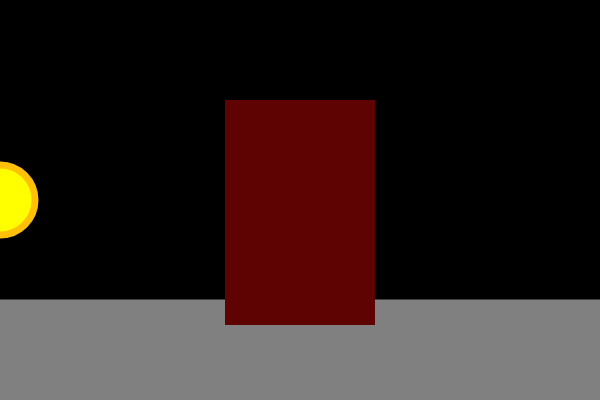
Frame 1 (no input)
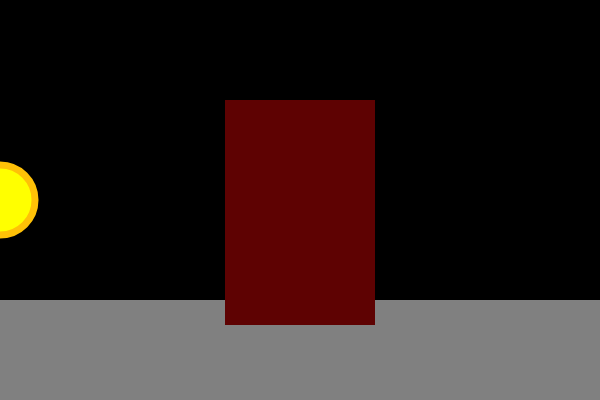
Frame 60 (no input)
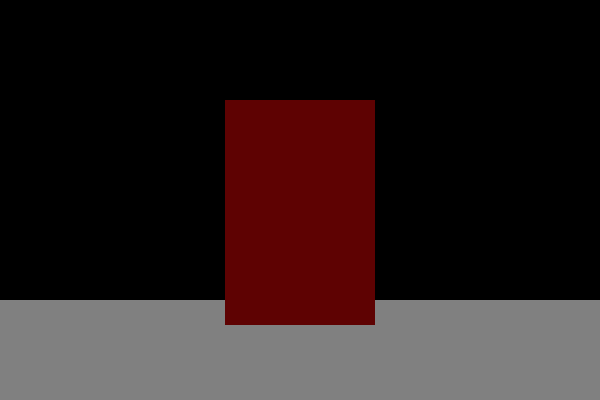
Frame 120 (the mouse pressed at the canvas centre since frame 60)

The p5.js sketch that drew these frames (run headless with seeded random() and noise() and a simulated clock; from frame 60 on, the mouse is pressed at the canvas centre):

// p5.js sketch
// ── sketch.js
let bulbX = 0

let rowOne = 94

let rowTwo = 94
let rowTwo1 = 94
let rowTwo2 = 94

let rowThree = 94
let rowThree1 = 94
let rowThree2 = 94

let rowFour = 94
let rowFour1 = 94
let rowFour2 = 94

let rowFive = 94
let rowFive1 = 94
let rowFive2 = 94

let rowSix = 94
let rowSix1 = 94
let rowSix2 = 94

let rowSeven = 94
let rowSeven1 = 94
let rowSeven2 = 94

let rowEight = 94
let rowEight1 = 94
let rowEight2 = 94

let rowNine = 94
let rowNine1 = 94
let rowNine2 = 94

let rowTen = 94


function setup() {
  createCanvas(600, 400);
}

function draw() {
  background(0);
  
  
  //floor
  fill("grey");
  stroke("grey");
  rect(0, 300, 600, 100);
  
  //lightbulb
  fill("yellow");
  stroke("#FFC107")
  strokeWeight(7)
  circle(bulbX, 200, 70);
  
//moving lightbulb
bulbX = mouseX;
  
  //template
  //fill("red");
  //stroke("red");
  //strokeWeight(0);
  //rect(225, 100, 150, 225)
  
  //subject
  
  //row 1
  fill(rowOne, 2, 2);
  stroke(rowOne, 2, 2)
  strokeWeight(0);
  rect(225, 100, 15, 15);
  rect(225, 115, 15, 195);
  rect(225, 100 + 210, 15, 15);
  
  //row 2
  fill(rowTwo, 2, 2);
  stroke(rowTwo, 2, 2)
   rect(240, 115, 15, 195);
  rect(240, 310, 15, 15);
  
    fill(rowTwo1, 2, 2);
  stroke(rowTwo1, 2, 2)
  rect(240, 100, 15, 15);
  
  //row 3
  fill(rowThree, 2, 2);
  stroke(rowThree, 2, 2)
    rect(255, 115, 15, 195);
   rect(255, 310, 15, 15);
  
    fill(rowThree1, 2, 2);
  stroke(rowThree1, 2, 2)
  rect(255, 100, 15, 15);
  
  //row 4
  fill(rowFour, 2, 2);
  stroke(rowFour, 2, 2)
    rect(270, 115, 15, 195);
    rect(270, 310, 15, 15);
  
    fill(rowFour1, 2, 2);
  stroke(rowFour1, 2, 2)
  rect(270, 100, 15, 15);
  
  //row 5
  fill(rowFive, 2, 2);
  stroke(rowFive, 2, 2)
   rect(285, 115, 15, 195);
    rect(285, 310, 15, 15);
  
    fill(rowFive1, 2, 2);
  stroke(rowFive1, 2, 2)
  rect(285, 100, 15, 15);
  
  //row 6
  fill(rowSix1, 2, 2);
  stroke(rowSix1, 2, 2)
  rect(300, 100, 15, 15);
  
    fill(rowSix, 2, 2);
  stroke(rowSix, 2, 2)
  rect(300, 115, 15, 195);
  rect(300, 310, 15, 15);
  
  //row 7
  fill(rowSeven1, 2, 2);
  stroke(rowSeven1, 2, 2)
  rect(315, 100, 15, 15);
  
    fill(rowSeven, 2, 2);
  stroke(rowSeven, 2, 2)
  rect(315, 115, 15, 195);
  rect(315, 310, 15, 15);
  
  //row 8
  fill(rowEight, 2, 2);
  stroke(rowEight, 2, 2)
  rect(330, 100, 15, 15);
  
    fill(rowEight, 2, 2);
  stroke(rowEight, 2, 2)
  rect(330, 115, 15, 195);
  rect(330, 310, 15, 15);
  
  //row 9
  fill(rowNine1, 2, 2);
  stroke(rowNine1, 2, 2)
  rect(345, 100, 15, 15);
  
    fill(rowNine, 2, 2);
  stroke(rowNine, 2, 2)
  rect(345, 115, 15, 195);
  rect(345, 310, 15, 15);
  
  //row 10
  fill(rowTen, 2, 2);
  stroke(rowTen, 2, 2)
  rect(360, 100, 15, 15);
  rect(360, 115, 15, 195);
  rect(360, 310, 15, 15);
  
  //1
  
  if(bulbX > 0 && bulbX < 60){
    rowOne = 225
    rowTwo = 225
    rowTwo1 = 225
    rowThree = 220
    rowThree1 = 220
    rowFour = 210
    rowFour1 = 210
    rowFive = 190
    rowFive1 = 190
    rowSix = 170
    rowSix1 = 170
    rowSeven = 150
    rowSeven1 = 150
    rowEight = 130
    rowEight1 = 130
    rowNine = 110
    rowNine1 = 110
    rowTen = 94
  }
  
  //2
  
  if(bulbX > 60 && bulbX < 120){    
    rowOne = 225
    rowTwo = 220
    rowTwo1 = 220
    rowThree = 210
    rowThree1 = 210
    rowFour = 190
    rowFour1 = 190
    rowFive = 170
    rowFive1 = 170
    rowSix = 150
    rowSix1 = 150
    rowSeven = 130
    rowSeven1 = 130
    rowEight = 110
    rowEight1 = 110
    rowNine = 94
    rowNine1 = 94
    rowTen = 94
    
  }
  
  //3
  
    if(bulbX > 120 && bulbX < 180){    
    rowOne = 220
    rowTwo = 210
    rowTwo1 = 210
    rowThree = 190
    rowThree1 = 190
    rowFour = 170
    rowFour1 = 170
    rowFive = 150
    rowFive1 = 150
    rowSix = 130
    rowSix1 = 130
    rowSeven = 110
    rowSeven1 = 110
    rowEight = 94
    rowEight1 = 94
    rowNine = 94
    rowNine1 = 94
    rowTen = 94
    
  }

  //4
  
      if(bulbX > 180 && bulbX < 240){    
    rowOne = 210
    rowTwo = 190
    rowTwo1 = 190
    rowThree = 170
    rowThree1 = 170
    rowFour = 150
    rowFour1 = 150
    rowFive = 130
    rowFive1 = 130
    rowSix = 110
    rowSix1 = 110
    rowSeven = 94
    rowSeven1 = 94
    rowEight = 94
    rowEight1 = 94
    rowNine = 110
    rowNine1 = 110
    rowTen = 130
    
  }
  
  //5
  
    if(bulbX > 240 && bulbX < 300){    
    rowOne = 190
    rowTwo = 170
    rowTwo1 = 170
    rowThree = 150
    rowThree1 = 150
    rowFour = 130
    rowFour1 = 130
    rowFive = 110
    rowFive1 = 110
    rowSix = 94
    rowSix1 = 94
    rowSeven = 94
    rowSeven1 = 94
    rowEight = 110
    rowEight1 = 110
    rowNine = 130
    rowNine1 = 130
    rowTen = 150
    
  }
  
  //6
  
    if(bulbX > 300 && bulbX < 360){    
    rowOne = 170
    rowTwo = 150
    rowTwo1 = 150
    rowThree = 130
    rowThree1 = 130
    rowFour = 110
    rowFour1 = 110
    rowFive = 94
    rowFive1 = 94
    rowSix = 94
    rowSix1 = 94
    rowSeven = 110
    rowSeven1 = 110
    rowEight = 130
    rowEight1 = 130
    rowNine = 150
    rowNine1 = 150
    rowTen = 170
    
  }
  
  //7
  
    if(bulbX > 360 && bulbX < 420){    
    rowOne = 150
    rowTwo = 130
    rowTwo1 = 130
    rowThree = 110
    rowThree1 = 110
    rowFour = 94
    rowFour1 = 94
    rowFive = 94
    rowFive1 = 94
    rowSix = 110
    rowSix1 = 110
    rowSeven = 130
    rowSeven1 = 130
    rowEight = 150
    rowEight1 = 150
    rowNine = 170
    rowNine1 = 170
    rowTen = 190
    
  }
  
  //8
  
    if(bulbX > 420 && bulbX < 480){    
    rowOne = 130
    rowTwo = 110
    rowTwo1 = 110
    rowThree = 94
    rowThree1 = 94
    rowFour = 94
    rowFour1 = 94
    rowFive = 110
    rowFive1 = 110
    rowSix = 130
    rowSix1 = 130
    rowSeven = 150
    rowSeven1 = 150
    rowEight = 170
    rowEight1 = 170
    rowNine = 190
    rowNine1 = 190
    rowTen = 210
    
  }
  
  //9
  
    if(bulbX > 480 && bulbX < 540){    
    rowOne = 110
    rowTwo = 94
    rowTwo1 = 94
    rowThree = 94
    rowThree1 = 94
    rowFour = 110
    rowFour1 = 110
    rowFive = 130
    rowFive1 = 130
    rowSix = 150
    rowSix1 = 150
    rowSeven = 170
    rowSeven1 = 170
    rowEight = 190
    rowEight1 = 190
    rowNine = 210
    rowNine1 = 210
    rowTen = 225
    
  }
  
  //10
  
  if(bulbX > 540 && bulbX < 600){
    rowTen = 225
    rowNine = 225
    rowNine1 = 225
    rowEight = 220
    rowEight1 = 220
    rowSeven = 210
    rowSeven1 = 210
    rowSix = 190
    rowSix1 = 190
    rowFive = 170
    rowFive1 = 170
    rowFour = 150
    rowFour1 = 150
    rowThree = 130
    rowThree1 = 130
    rowTwo = 110
    rowTwo1 = 110
    rowOne = 94
  }
 
  

  
  
  
  
  
  
  
  
}
